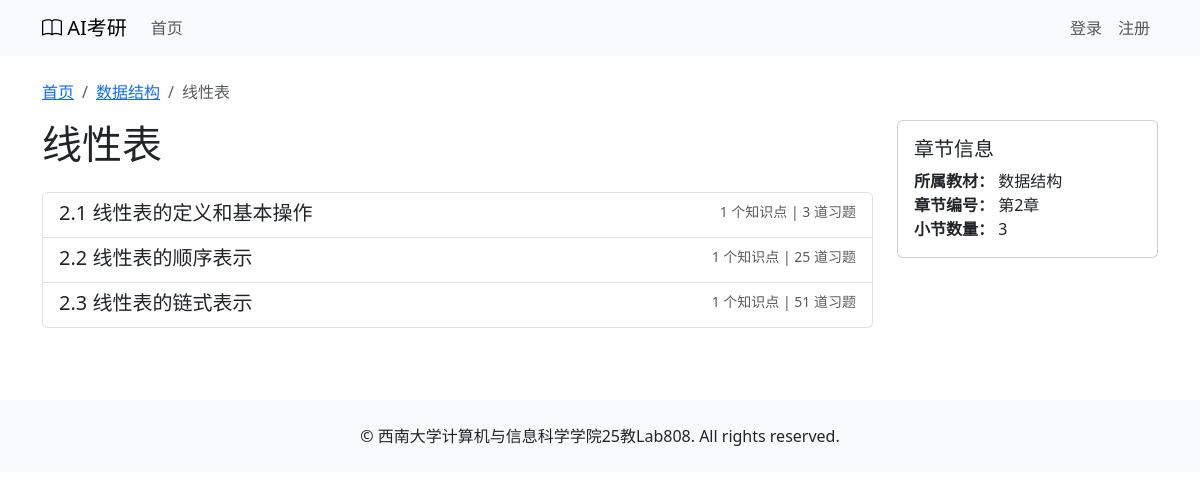
/courses/chapter/1/, run on the app's committed database.
### courses/models.py (models this page shows, shortened)
class Chapter(models.Model):
    book = models.ForeignKey(Book, on_delete=models.CASCADE, related_name='chapters', verbose_name='所属书籍')
    number = models.IntegerField(verbose_name='章节号')
    title = models.CharField(max_length=200, verbose_name='章节标题')
    introduction = models.TextField(blank=True, verbose_name='章节介绍')
    class Meta:
        verbose_name = '章节'
        verbose_name_plural = verbose_name
        ordering = ['number']

class Book(models.Model):
    title = models.CharField(max_length=100, verbose_name='书名')
    description = models.TextField(blank=True, verbose_name='描述')
    cover_image = models.ImageField(upload_to='book_covers/', blank=True, verbose_name='封面图片')
    class Meta:
        verbose_name = '书籍'
        verbose_name_plural = verbose_name

class Section(models.Model):
    SECTION_TYPES = (
        ('content', '内容小节'),
        ('introduction', '章节介绍'),
        ('summary', '章节小结'),
        ('faq', '常见问题/疑难点'),
        ('other', '其他'),
    )
    chapter = models.ForeignKey(Chapter, on_delete=models.CASCADE, related_name='sections', verbose_name='所属章节')
    number = models.CharField(max_length=10, verbose_name='小节号')  # 如1.1, 1.2等
    title = models.CharField(max_length=200, verbose_name='小节标题')
    section_type = models.CharField(max_length=20, choices=SECTION_TYPES, default='content', verbose_name='小节类型')
    content = models.TextField(blank=True, verbose_name='小节内容 (Markdown)')
    class Meta:
        verbose_name = '小节'
        verbose_name_plural = verbose_name
        ordering = ['number']

### courses/views.py (the view)
# urls.py: path('chapter/<int:chapter_id>/', views.chapter_detail, name='chapter_detail'),
def chapter_detail(request, chapter_id):
    chapter = get_object_or_404(Chapter, id=chapter_id)
    sections = chapter.sections.all().order_by('number')
    filtered_sections_count = 0
    for section in sections:
        if section.title != "章节介绍" and section.number != f"{chapter.number}.0":
            filtered_sections_count += 1
    return render(request, 'courses/chapter_detail.html', {
        'chapter': chapter,
        'sections': sections,
        'filtered_sections_count': filtered_sections_count
    })

### courses/templates/courses/chapter_detail.html (shortened to what this page needs)
{% extends 'courses/base.html' %}
{% load markdownify %}
{% block content %}
<nav aria-label="breadcrumb">
    <ol class="breadcrumb">
        <li class="breadcrumb-item"><a href="{% url 'courses:index' %}">首页</a></li>
        <li class="breadcrumb-item"><a href="{% url 'courses:book_detail' chapter.book.id %}">{{ chapter.book.title }}</a></li>
        <li class="breadcrumb-item active">{{ chapter.title }}</li>
    </ol>
</nav>
<div class="row">
    <div class="col-md-9">
        <h1 class="mb-4">{{ chapter.title }}</h1>
        <div class="list-group">
            {% for section in sections %}
            {% if section.title != "章节介绍" and section.number != chapter.number|stringformat:".1f"|add:".0" %}
            <a href="{% url 'courses:section_detail' section.id %}" class="list-group-item list-group-item-action">
                <div class="d-flex w-100 justify-content-between">
                    <h5 class="mb-1">{{ section.number }} {{ section.title }}</h5>
                    <small class="text-muted">
                        {{ section.knowledge_points.count }} 个知识点 |
                        {{ section.exercises.count }} 道习题
                    </small>
                </div>
            </a>
            {% endif %}
            {% endfor %}
        </div>
    </div>
    <div class="col-md-3">
        <div class="card sticky-top" style="top: 0;">
            <div class="card-body">
                <h5 class="card-title">章节信息</h5>
                <p class="card-text">
                    <strong>所属教材：</strong> {{ chapter.book.title }}<br>
                    <strong>章节编号：</strong> 第{{ chapter.number }}章<br>
                    <strong>小节数量：</strong> {{ filtered_sections_count }}
                </p>
            </div>
        </div>
    </div>
</div>
{% endblock %}

### courses/templates/courses/base.html (style rules this page uses)
.card { transition: transform 0.2s; margin-bottom: 20px; }

### data on the page
Chapter: book "数据结构", title "线性表", number "2"
Section: number "2.1", title "线性表的定义和基本操作", knowledge_points.count "1", exercises.count "3"
Section: number "2.2", title "线性表的顺序表示", knowledge_points.count "1", exercises.count "25"
Section: number "2.3", title "线性表的链式表示", knowledge_points.count "1", exercises.count "51"

### other printed values
{{ filtered_sections_count }} "3"
